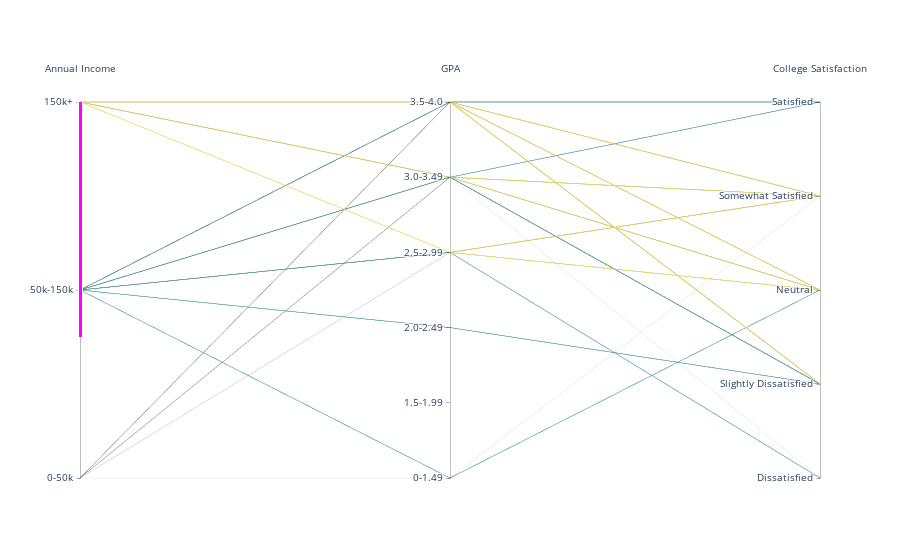

Write notebook code for a chart like this one.
### Code cell
fig2 = go.Figure(data=
    go.Parcoords(
        line = dict(color = pqdf["AnnualIncome_Category"]),
        dimensions = list([
            dict(range = [0,2], 
                constraintrange = [1,2],
                tickvals = [0,1,2],   
                label = 'Annual Income', values = pqdf.loc[:, "AnnualIncome_Category"],
                ticktext = ['0-50k', '50k-150k', '150k+']),
            dict(range = [0,5],
                tickvals = [0,1,2,3,4,5],
                label = 'GPA', values = pqdf.loc[:, "GPA_Category"],
                ticktext= ["0-1.49", "1.5-1.99", "2.0-2.49", "2.5-2.99", "3.0-3.49", "3.5-4.0"]),
            dict(range = [1,5],
                tickvals = [1,2,3,4,5],
                label = 'College Satisfaction', values = pqdf.loc[:,"CurrentFeelCol"],
                ticktext = ['Dissatisfied', "Slightly Dissatisfied", "Neutral", "Somewhat Satisfied", "Satisfied"]),
        ])
    )
)
fig2.show()

### Figure 1 — Plotly figure (JSON) as saved in the notebook; plotly's stock layout.template omitted (floating-point values rounded to 4 significant figures)
{"data": [{"dimensions": [{"constraintrange": [1, 2], "label": "Annual Income", "range": [0, 2], "ticktext": ["0-50k", "50k-150k", "150k+"], "tickvals": [0, 1, 2], "values": [0, 0, 1, 1, 1, 2, 0, 2, 0, 0, 0, 0, 2, 2, 0, 0, 0, 0, 0, 0, 2, 0, 0, 2, 0, 0, 0, 0, 1, 2, 2, 0, 0, 1, 0, 0, 0, 0, 0, 0, 1, 1, 0, 2, 1, 1, 1, 1, 0, 2, 0, 1, 1, 1, 0, 1, 1, 1, 1, 2, 0, 1, 2, 0, 0, 1, 2, 0, 0, 0, 2, 0, 2, 2, 2, 0, 2, 1, 2, 0, 0, 1, 2, 1, 2, 0, 1, 1, 0, 2, 1, 0, 2, 2, 1]}, {"label": "GPA", "range": [0, 5], "ticktext": ["0-1.49", "1.5-1.99", "2.0-2.49", "2.5-2.99", "3.0-3.49", "3.5-4.0"], "tickvals": [0, 1, 2, 3, 4, 5], "values": [4, 4, 5, 5, 0, 5, 5, 5, 5, 5, 3, 5, 5, 5, 4, 5, 5, 4, 4, 4, 4, 5, 5, 5, 5, 4, 4, 5, 4, 5, 5, 0, 5, 5, 5, 4, 5, 5, 4, 5, 2, 5, 5, 4, 3, 4, 5, 5, 5, 3, 4, 4, 4, 5, 3, 4, 5, 5, 3, 3, 5, 4, 4, 5, 5, 4, 4, 4, 4, 5, 5, 5, 5, 4, 5, 5, 5, 2, 5, 5, 5, 3, 5, 5, 4, 5, 3, 5, 4, 5, 4, 5, 4, 5, 5]}, {"label": "College Satisfaction", "range": [1, 5], "ticktext": ["Dissatisfied", "Slightly Dissatisfied", "Neutral", "Somewhat Satisfied", "Satisfied"], "tickvals": [1, 2, 3, 4, 5], "values": [3, 4, 3, 3, 3, 4, 5, 4, 4, 3, 3, 3, 4, 3, 3, 3, 2, 3, 4, 4, 4, 3, 3, 4, 4, 3, 1, 4, 2, 4, 3, 4, 4, 3, 3, 2, 4, 3, 4, 4, 2, 4, 4, 4, 1, 5, 5, 4, 3, 3, 3, 4, 2, 4, 4, 2, 5, 2, 3, 4, 3, 3, 3, 4, 4, 4, 4, 5, 3, 3, 4, 4, 4, 4, 3, 3, 3, 2, 2, 3, 5, 4, 4, 3, 4, 4, 4, 4, 4, 4, 4, 4, 3, 4, 2]}], "line": {"color": [0, 0, 1, 1, 1, 2, 0, 2, 0, 0, 0, 0, 2, 2, 0, 0, 0, 0, 0, 0, 2, 0, 0, 2, 0, 0, 0, 0, 1, 2, 2, 0, 0, 1, 0, 0, 0, 0, 0, 0, 1, 1, 0, 2, 1, 1, 1, 1, 0, 2, 0, 1, 1, 1, 0, 1, 1, 1, 1, 2, 0, 1, 2, 0, 0, 1, 2, 0, 0, 0, 2, 0, 2, 2, 2, 0, 2, 1, 2, 0, 0, 1, 2, 1, 2, 0, 1, 1, 0, 2, 1, 0, 2, 2, 1]}, "type": "parcoords"}], "layout": {}}
